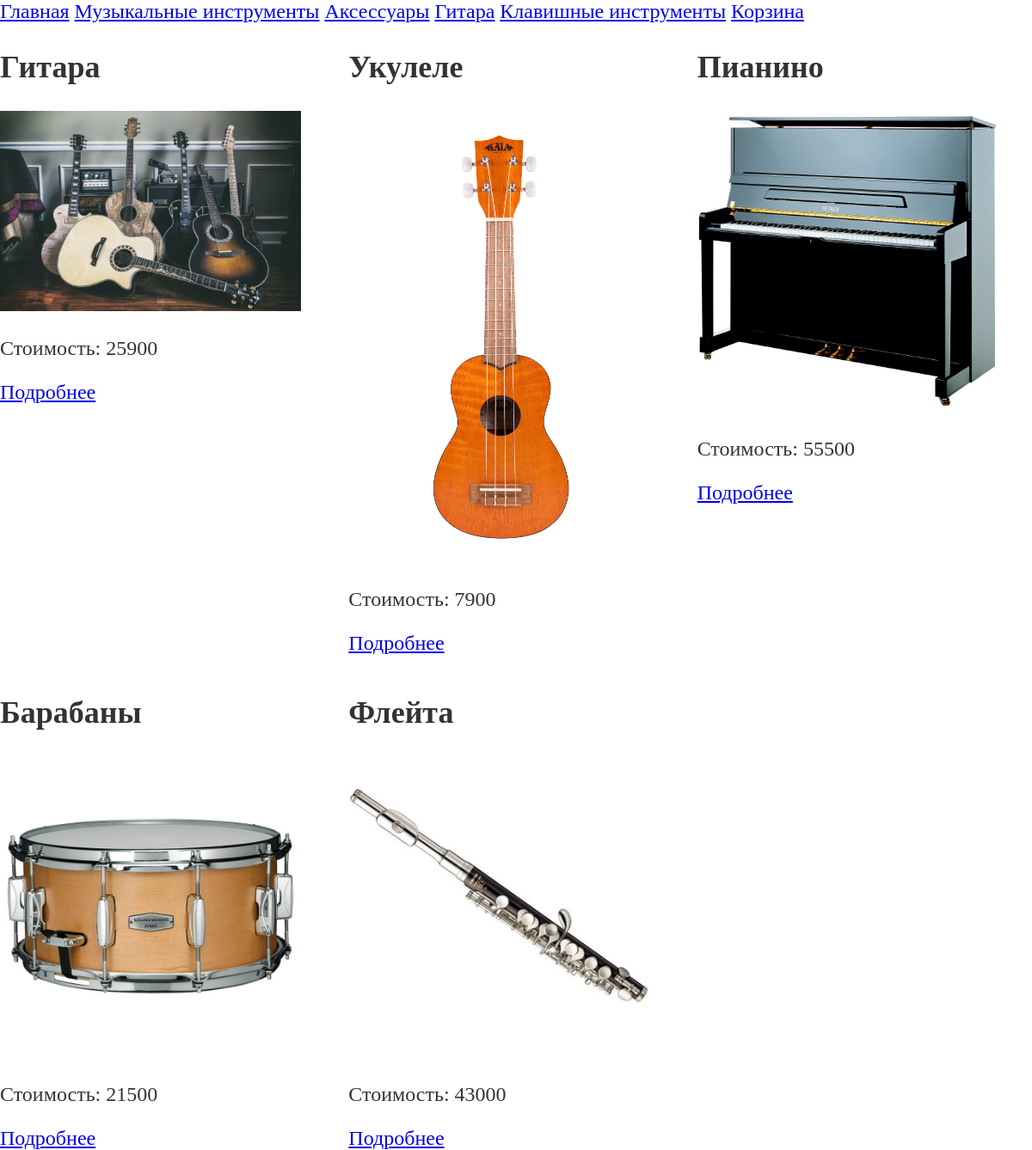
/category?id=1, run on the app's committed database.
### tables this page shows
CREATE TABLE IF NOT EXISTS category (
id_cat INT NOT NULL AUTO_INCREMENT PRIMARY KEY,
name_cat VARCHAR(100) NOT NULL
);

CREATE TABLE IF NOT EXISTS goods_category (
    id_g INT NOT NULL,
    id_c INT NOT NULL,
    CONSTRAINT `FK_good` FOREIGN KEY (`id_g`) 
        REFERENCES `Good` (`id_good`) ON DELETE CASCADE,
    CONSTRAINT `FK_category` FOREIGN KEY (`id_c`) 
        REFERENCES `category` (`id_cat`) ON DELETE CASCADE
        );

CREATE TABLE IF NOT EXISTS good (
id_good INT NOT NULL AUTO_INCREMENT PRIMARY KEY,
name_good VARCHAR(50) NOT NULL,
discripton VARCHAR(255) NOT NULL,
quantity INT NOT NULL,
price FLOAT NOT NULL,
pic VARCHAR(255) DEFAULT 'goods.png'
);

### settings/routes.php (called while the page is built)
<?php
return [
    [
        'path' => '/',
        'method' => 'GET',
        'controller' => 'Goods\Controllers\IndexController::index'
    ],
    [
        'path' => '/category',
        'method' => 'GET',
        'controller' => 'Goods\Controllers\GoodController::showCategory'
    ],
    [
        'path' => '/good',
        'method' => 'GET',
        'controller' => 'Goods\Controllers\GoodController::showGood'
    ],
    [
        'path' => '/busket',
        'method' => 'GET',
        'controller' => 'Goods\Controllers\GoodController::showBusket'
    ],
    [
        'path' => '/',
        'method' => 'POST',
        'controller' => 'Goods\Controllers\GoodController::addToBusket'
    ]
];

### src/Controller.php (called while the page is built, shortened)
<?php
abstract class Controller
{
    protected function getTemplate($file, array $data = []){
        extract($data);
        require_once '../templates/' . $file;
        $page = ob_get_contents();
        return $page;
    }
}

### public/index.php (called while the page is built, shortened)
<?php
\Goods\Router::start();

### src/Db/GoodDb.php (called while the page is built, shortened)
<?php
class GoodDb
{
    private $connection;
    public function __construct(){
        $this->connection = DBConnection::getInstance()->getConnection();
    }
    public function getCategories(){
        $sql = "SELECT id_cat, name_cat FROM category;";
        $statement = $this->connection->prepare($sql);
        $statement->execute();
        return $statement->fetchAll(PDO::FETCH_ASSOC);
    }
    public function getGoodByCat($id){
        $sql = "SELECT * FROM  goods_category LEFT JOIN good
        ON id_good = id_g
        WHERE goods_category.id_c = ?";
        $statement = $this->connection->prepare($sql);
        $statement->execute([$id]);
        return $statement->fetchAll(PDO::FETCH_ASSOC);
    }
}

### settings/db.php (called while the page is built)
<?php
return [
    'server' => 'localhost',
    'port' => '3306',
    'username' => 'Nastya',
    'pwd' => 'Nastya',
    'db_name' => 'mysql_task1'
];

### src/DBConnection.php (called while the page is built, shortened)
<?php
class DBConnection {
    private static $instance;
    private $connection;
    private function __construct($settings = 'settings.php')
    {
        $data = require_once '../settings/' . $settings;
        $server = $data['server'];
        $port = $data['port'];
        $username = $data['username'];
        $pwd = $data['pwd'];
        $db_name = $data['db_name'];
        $options = [
            PDO::ATTR_ERRMODE => PDO::ERRMODE_EXCEPTION
        ];
        $this->connection = new PDO("mysql:host=$server;port=$port;dbname=$db_name", $username, $pwd, $options);
    }
    public static function getInstance($settings = 'db.php'){
        if (self::$instance == null) self::$instance = new DbConnection($settings);
        return self::$instance;
    }
    public function getConnection(){
        return $this->connection;
    }
}

### templates/category.php (the view, shortened to what this page needs)
<!doctype html>
<html lang="ru">
<head>
    <link rel="stylesheet" href="/build/css/main.css">
</head>
<body>
<header>
    <nav>
        <a href="/">Главная</a>
        <?php foreach($categories as $cat): ?>
            <a href="/category?id=<?php echo $cat['id_cat']; ?>"><?= $cat['name_cat'] ?></a>
        <?php endforeach; ?>
        <a href="/busket">Корзина</a>
    </nav>
</header>
<main>
    <?php foreach($goods as $good): ?>
        <div class="cake">
            <h2><?= $good['name_good'] ?></h2>
            <div>
                <img src="/image/<?= $good['pic'] ?>">
            </div>
            <p>Стоимость: <?= $good['price'] ?></p>
            <a href="/good?id=<?php  echo $good['id_good']; ?>">Подробнее</a>
        </div>
    <?php endforeach; ?>
</main>
</body>
</html>

### src/Router.php (shortened to what this page needs)
<?php
class Router
{
    public static function start($routes = 'routes.php') {
        $method = $_SERVER['REQUEST_METHOD'];
        $uri = explode('?', $_SERVER['REQUEST_URI'])[0];
        $routes = require_once '../settings/routes.php';
        foreach ($routes as $route){
            if ($route['path'] === $uri && $route['method'] === $method) {
                $action = explode("::", $route['controller'])[1];
                $obj = new $controller();
                if (isset($_GET['id'])) {
                    $id = $_GET['id'];
                    $obj->$action($id);
                    return;
                } else {
                    $obj->$action();
                    return;
                }
            }
        }
    }
}

### public/build/css/main.css (style rules this page uses)
body { color:#333;font-size:1.5rem;margin:0 }
main { grid-gap:1rem;display:grid;grid-template-columns:repeat(3,1fr);margin:0 auto;max-width:1600px }
img { height:auto;width:90% }

### data on the page
category: name_cat "Музыкальные инструменты"
category: name_cat "Аксессуары"
category: name_cat "Гитара"
category: name_cat "Клавишные инструменты"
goods_category: id_g.name_good "Гитара", id_g.pic (picture), id_g.price "25900"
goods_category: id_g.name_good "Укулеле", id_g.pic (picture), id_g.price "7900"
goods_category: id_g.name_good "Пианино", id_g.pic (picture), id_g.price "55500"
goods_category: id_g.name_good "Барабаны", id_g.pic (picture), id_g.price "21500"
goods_category: id_g.name_good "Флейта", id_g.pic (picture), id_g.price "43000"
